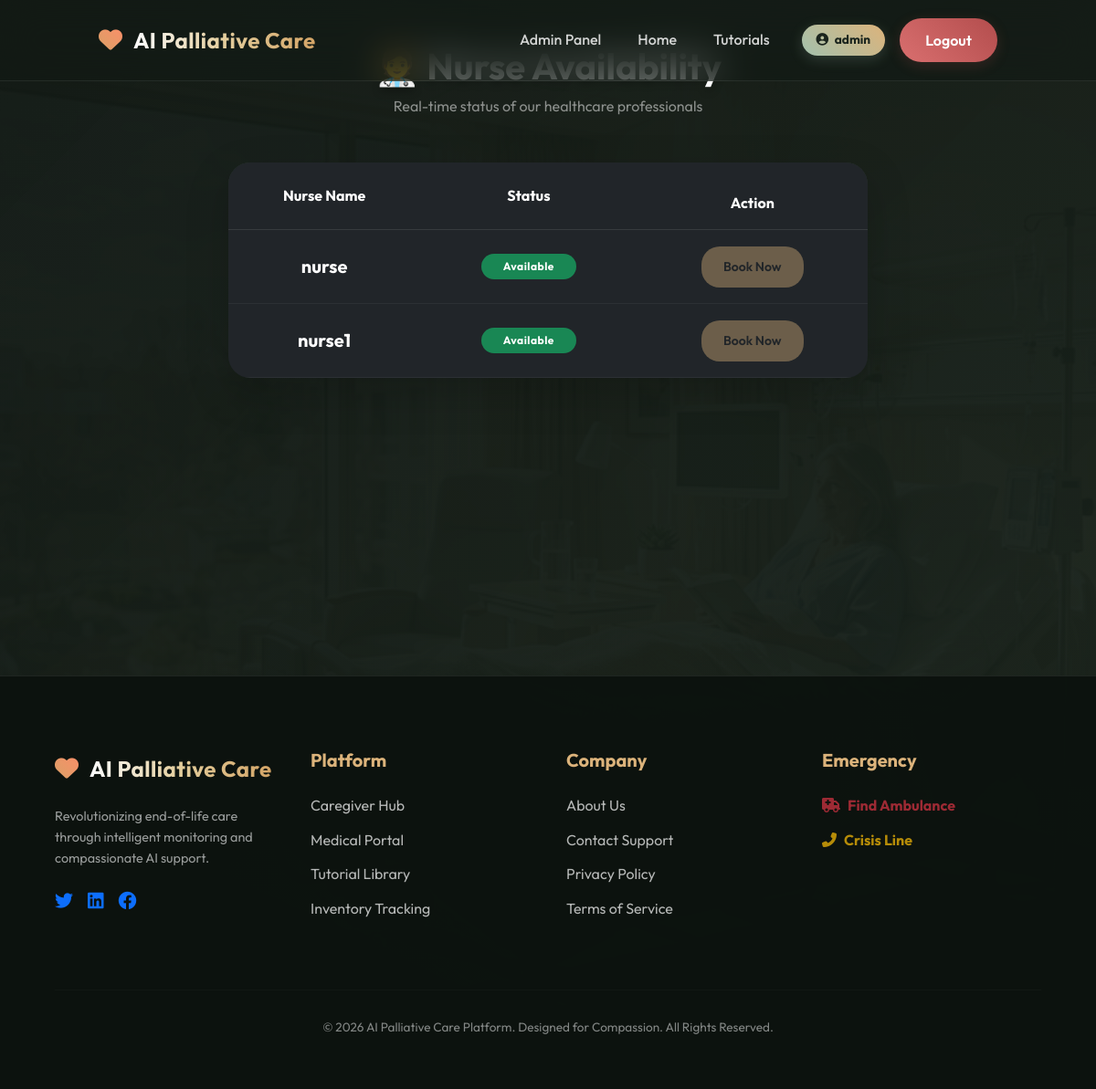
Page /nurse_availability (signed in) on the earlier database version.
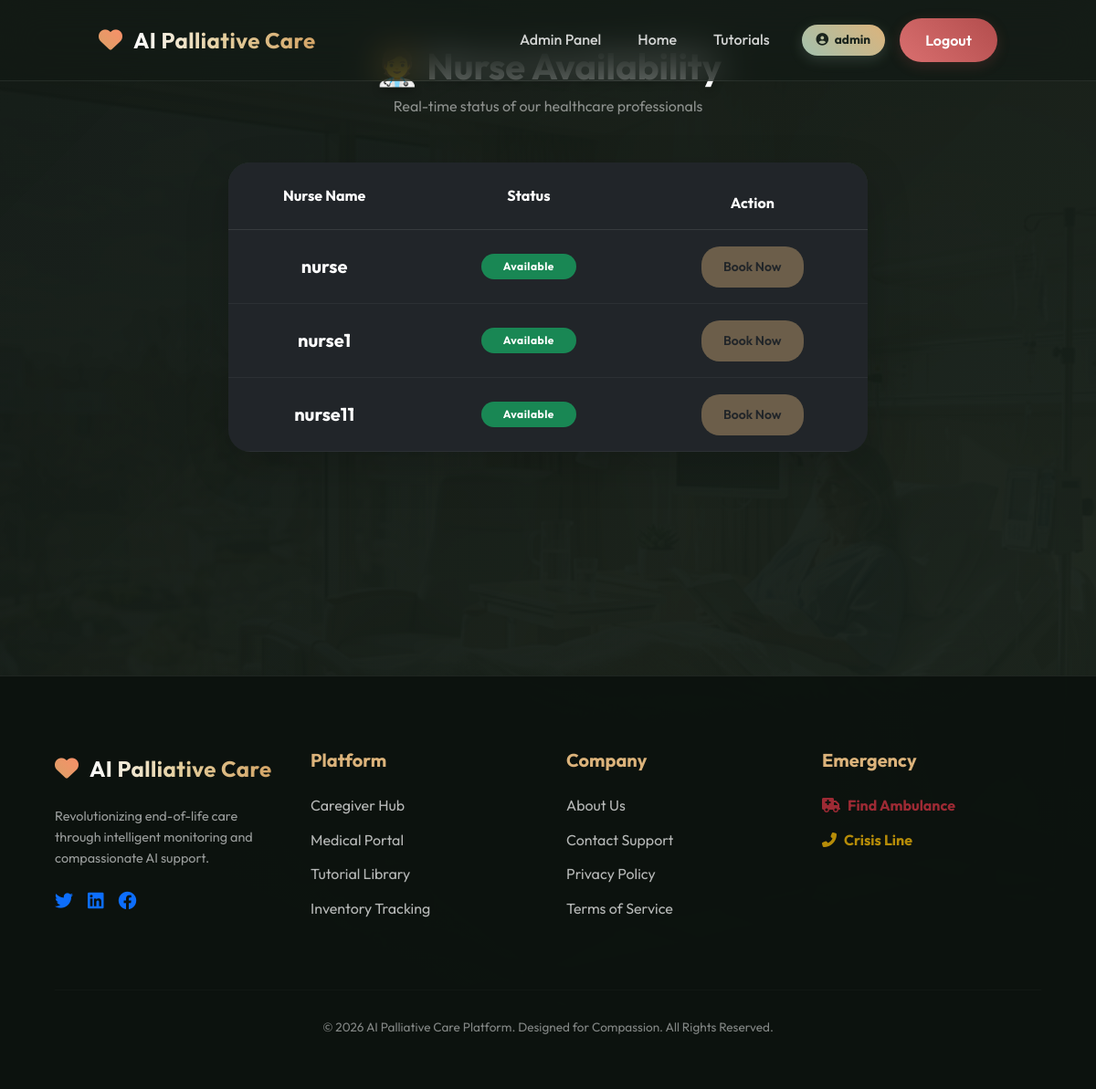
Same page on the later database version.
### tables this page shows
CREATE TABLE users(
        id INTEGER PRIMARY KEY AUTOINCREMENT,
        username TEXT UNIQUE,
        password TEXT,
        role TEXT,
        status TEXT DEFAULT 'Available'
    );

### app.py (the view)
@app.route("/nurse_availability")
def nurse_availability():
    if "user" not in session:
        return redirect("/login")
    conn = get_db()
    nurses = conn.execute(
        "SELECT username, status FROM users WHERE role='nurse'"
    ).fetchall()
    return render_template("nurse_availability.html", nurses=nurses)

### app.py (called while the page is built)
@app.after_request
def add_header(response):
    response.cache_control.no_store = True
    response.cache_control.no_cache = True
    response.cache_control.must_revalidate = True
    response.cache_control.max_age = 0
    return response

def get_db():
    if 'db' not in g:
        g.db = sqlite3.connect(DB, timeout=20)
        g.db.row_factory = sqlite3.Row
        g.db.execute("PRAGMA journal_mode=WAL")
    return g.db

### templates/nurse_availability.html (shortened to what this page needs)
{% extends "base.html" %}
{% block content %}
<div class="container py-5">
    <div class="text-center mb-5">
        <h2 class="fw-bold text-white mb-2" style="text-shadow: 0 4px 10px rgba(0,0,0,0.3); font-size: 2.5rem;">🧑‍⚕️ Nurse Availability</h2>
        <p class="text-white-50">Real-time status of our healthcare professionals</p>
    </div>
    <div class="mx-auto" style="max-width: 700px;">
        <div class="glass-card shadow-lg p-0 overflow-hidden" style="border-radius: 24px;">
            <table class="table table-dark table-hover mb-0 text-center" style="background: transparent;">
                <thead style="background: rgba(124, 160, 135, 0.2);">
                    <tr>
                        <th class="py-4">Nurse Name</th>
                        <th class="py-4">Status</th>
                        <th class="py-3">Action</th>
                    </tr>
                </thead>
                <tbody>
                    {% if nurses %}
                        {% for nurse in nurses %}
                        <tr style="border-bottom: 1px solid rgba(255,255,255,0.05); vertical-align: middle;">
                            <td class="py-4 fw-bold fs-5">{{ nurse.username }}</td>
                            <td class="py-4">
                                <span class="badge rounded-pill px-4 py-2 {% if nurse.status == 'Available' %}bg-success{% else %}bg-danger{% endif %}" style="letter-spacing: 0.5px;">
                                    {{ nurse.status }}
                                </span>
                            </td>
                            <td>
                                {% if nurse.status == 'Available' %}
                                    <a href="/booking" class="btn btn-sm px-4" style="background: rgba(220, 179, 123, 0.4); border-radius: 20px;">Book Now</a>
                                {% else %}
                                    <span class="text-white-50 small">Wait for update</span>
                                {% endif %}
                            </td>
                        </tr>
                        {% endfor %}
                    {% endif %}
                </tbody>
            </table>
        </div>
    </div>
</div>
{% endblock %}

Differences in the rows shown:
added users: username "nurse11", status "Available", shows "Book Now"
